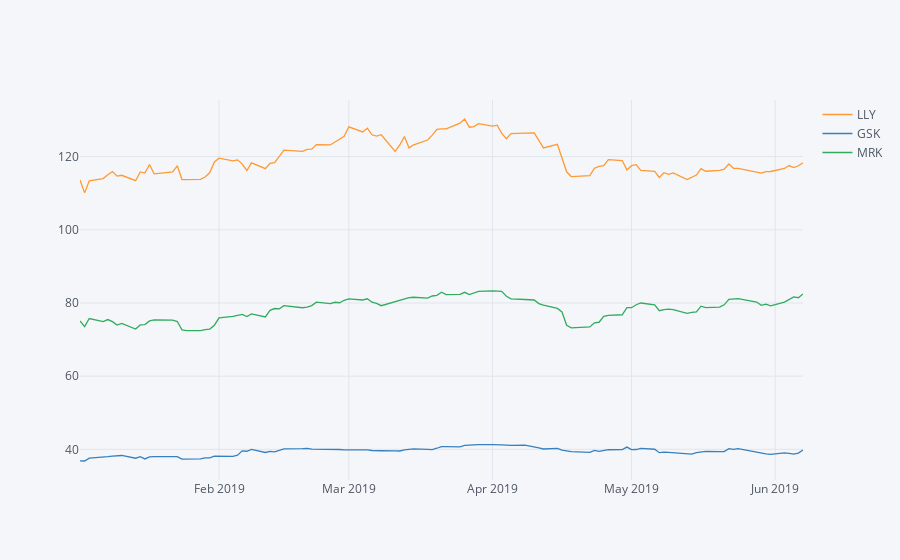

Source (notebook cell):
### Code cell
stock_df['close'][['LLY', 'GSK', 'MRK']].iplot()
